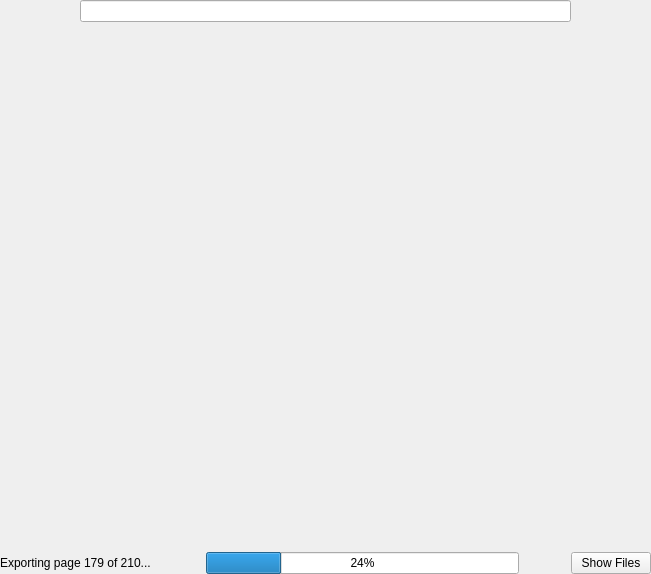
<?xml version="1.0" encoding="UTF-8"?>
<ui version="4.0">
 <class>DocumentWidget</class>
 <widget class="QWidget" name="DocumentWidget">
  <property name="geometry">
   <rect>
    <x>0</x>
    <y>0</y>
    <width>651</width>
    <height>574</height>
   </rect>
  </property>
  <property name="windowTitle">
   <string>Form</string>
  </property>
  <layout class="QVBoxLayout" name="verticalLayout" stretch="0,1,0">
   <property name="spacing">
    <number>0</number>
   </property>
   <property name="margin">
    <number>0</number>
   </property>
   <item>
    <layout class="QHBoxLayout" name="horizontalLayout">
     <item>
      <widget class="QPushButton" name="searchPrevious">
       <property name="text">
        <string/>
       </property>
       <property name="icon">
        <iconset resource="resource.qrc">
         <normaloff>:/classic/icons/up_classic.png</normaloff>:/classic/icons/up_classic.png</iconset>
       </property>
       <property name="iconSize">
        <size>
         <width>32</width>
         <height>32</height>
        </size>
       </property>
       <property name="flat">
        <bool>true</bool>
       </property>
      </widget>
     </item>
     <item>
      <widget class="QPushButton" name="searchNext">
       <property name="text">
        <string/>
       </property>
       <property name="icon">
        <iconset resource="resource.qrc">
         <normaloff>:/classic/icons/down_classic.png</normaloff>:/classic/icons/down_classic.png</iconset>
       </property>
       <property name="iconSize">
        <size>
         <width>32</width>
         <height>32</height>
        </size>
       </property>
       <property name="flat">
        <bool>true</bool>
       </property>
      </widget>
     </item>
     <item>
      <widget class="QLineEdit" name="searchBox"/>
     </item>
     <item>
      <widget class="QPushButton" name="searchSettingsButton">
       <property name="text">
        <string/>
       </property>
       <property name="icon">
        <iconset resource="resource.qrc">
         <normaloff>:/classic/icons/search_settings_classic.png</normaloff>:/classic/icons/search_settings_classic.png</iconset>
       </property>
       <property name="iconSize">
        <size>
         <width>32</width>
         <height>32</height>
        </size>
       </property>
       <property name="flat">
        <bool>true</bool>
       </property>
      </widget>
     </item>
     <item>
      <widget class="QPushButton" name="searchCloseButton">
       <property name="text">
        <string/>
       </property>
       <property name="icon">
        <iconset resource="resource.qrc">
         <normaloff>:/classic/icons/close_classic.png</normaloff>:/classic/icons/close_classic.png</iconset>
       </property>
       <property name="iconSize">
        <size>
         <width>32</width>
         <height>32</height>
        </size>
       </property>
       <property name="flat">
        <bool>true</bool>
       </property>
      </widget>
     </item>
    </layout>
   </item>
   <item>
    <widget class="NPAWebView" name="webView" native="true"/>
   </item>
   <item>
    <layout class="QHBoxLayout" name="horizontalLayout_2" stretch="0,1,0,0">
     <property name="spacing">
      <number>6</number>
     </property>
     <item>
      <widget class="QLabel" name="progressLabel">
       <property name="minimumSize">
        <size>
         <width>200</width>
         <height>0</height>
        </size>
       </property>
       <property name="text">
        <string>Exporting page 179 of 210...</string>
       </property>
       <property name="margin">
        <number>10</number>
       </property>
      </widget>
     </item>
     <item>
      <widget class="QProgressBar" name="progressBar">
       <property name="value">
        <number>24</number>
       </property>
      </widget>
     </item>
     <item>
      <widget class="QPushButton" name="progressCancelButton">
       <property name="icon">
        <iconset resource="resource.qrc">
         <normaloff>:/classic/icons/close_with_circle_classic.png</normaloff>:/classic/icons/close_with_circle_classic.png</iconset>
       </property>
       <property name="iconSize">
        <size>
         <width>24</width>
         <height>24</height>
        </size>
       </property>
       <property name="flat">
        <bool>true</bool>
       </property>
      </widget>
     </item>
     <item>
      <widget class="QPushButton" name="showFilesButton">
       <property name="text">
        <string>Show Files</string>
       </property>
      </widget>
     </item>
    </layout>
   </item>
  </layout>
 </widget>
 <customwidgets>
  <customwidget>
   <class>NPAWebView</class>
   <extends>QWidget</extends>
   <header>gui/npa_webview</header>
   <container>1</container>
  </customwidget>
 </customwidgets>
 <resources>
  <include location="resource.qrc"/>
 </resources>
 <connections/>
</ui>
